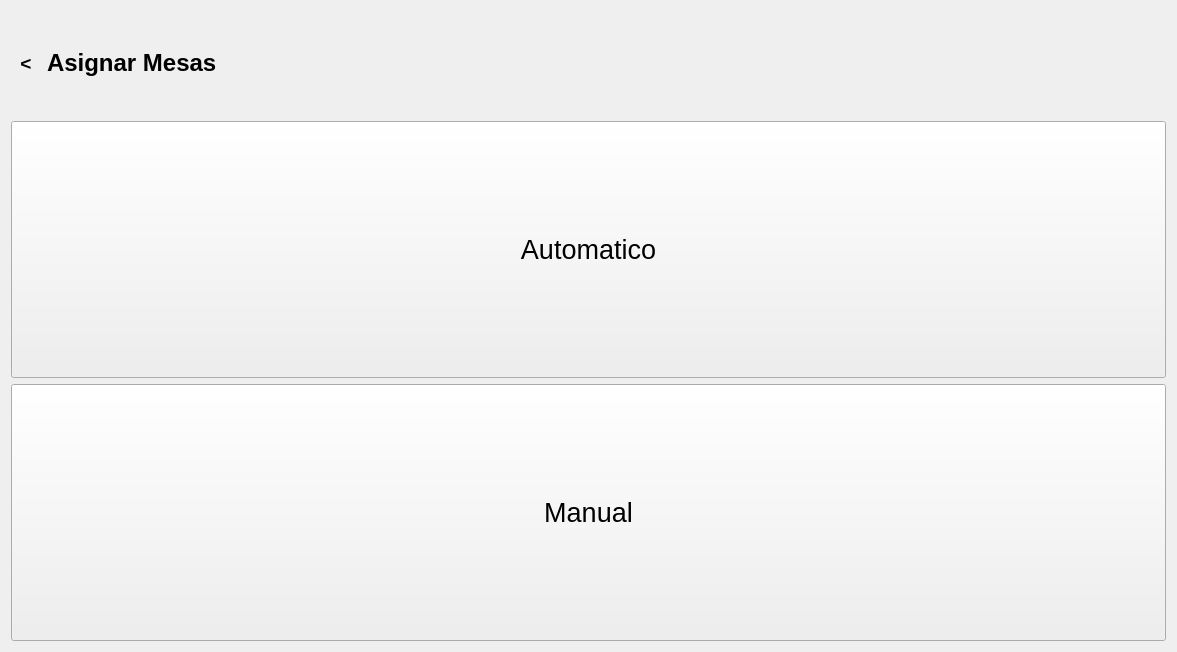
<?xml version="1.0" encoding="UTF-8"?>
<ui version="4.0">
 <class>Form</class>
 <widget class="QWidget" name="Form">
  <property name="geometry">
   <rect>
    <x>0</x>
    <y>0</y>
    <width>1177</width>
    <height>652</height>
   </rect>
  </property>
  <property name="windowTitle">
   <string>Form</string>
  </property>
  <layout class="QVBoxLayout" name="verticalLayout_2" stretch="1,5">
   <item>
    <layout class="QHBoxLayout" name="horizontalLayout_Titulo_3" stretch="0,0,1">
     <item>
      <widget class="QToolButton" name="btnAtras_asignarmesas">
       <property name="font">
        <font>
         <pointsize>14</pointsize>
         <weight>75</weight>
         <bold>true</bold>
        </font>
       </property>
       <property name="text">
        <string>&lt;</string>
       </property>
       <property name="autoRaise">
        <bool>true</bool>
       </property>
      </widget>
     </item>
     <item>
      <widget class="QLabel" name="labelTitulo_3">
       <property name="font">
        <font>
         <pointsize>18</pointsize>
         <weight>75</weight>
         <bold>true</bold>
        </font>
       </property>
       <property name="text">
        <string>Asignar Mesas</string>
       </property>
      </widget>
     </item>
     <item>
      <spacer name="horizontalSpacer_Titulo_3">
       <property name="orientation">
        <enum>Qt::Horizontal</enum>
       </property>
       <property name="sizeHint" stdset="0">
        <size>
         <width>40</width>
         <height>20</height>
        </size>
       </property>
      </spacer>
     </item>
    </layout>
   </item>
   <item>
    <layout class="QVBoxLayout" name="verticalLayout">
     <item>
      <widget class="QPushButton" name="btn_Automatico">
       <property name="sizePolicy">
        <sizepolicy hsizetype="Minimum" vsizetype="Expanding">
         <horstretch>0</horstretch>
         <verstretch>0</verstretch>
        </sizepolicy>
       </property>
       <property name="font">
        <font>
         <pointsize>20</pointsize>
        </font>
       </property>
       <property name="text">
        <string>Automatico</string>
       </property>
      </widget>
     </item>
     <item>
      <widget class="QPushButton" name="btn_Manual">
       <property name="sizePolicy">
        <sizepolicy hsizetype="Minimum" vsizetype="Expanding">
         <horstretch>0</horstretch>
         <verstretch>0</verstretch>
        </sizepolicy>
       </property>
       <property name="font">
        <font>
         <pointsize>20</pointsize>
        </font>
       </property>
       <property name="text">
        <string>Manual</string>
       </property>
      </widget>
     </item>
    </layout>
   </item>
  </layout>
 </widget>
 <resources/>
 <connections/>
</ui>
